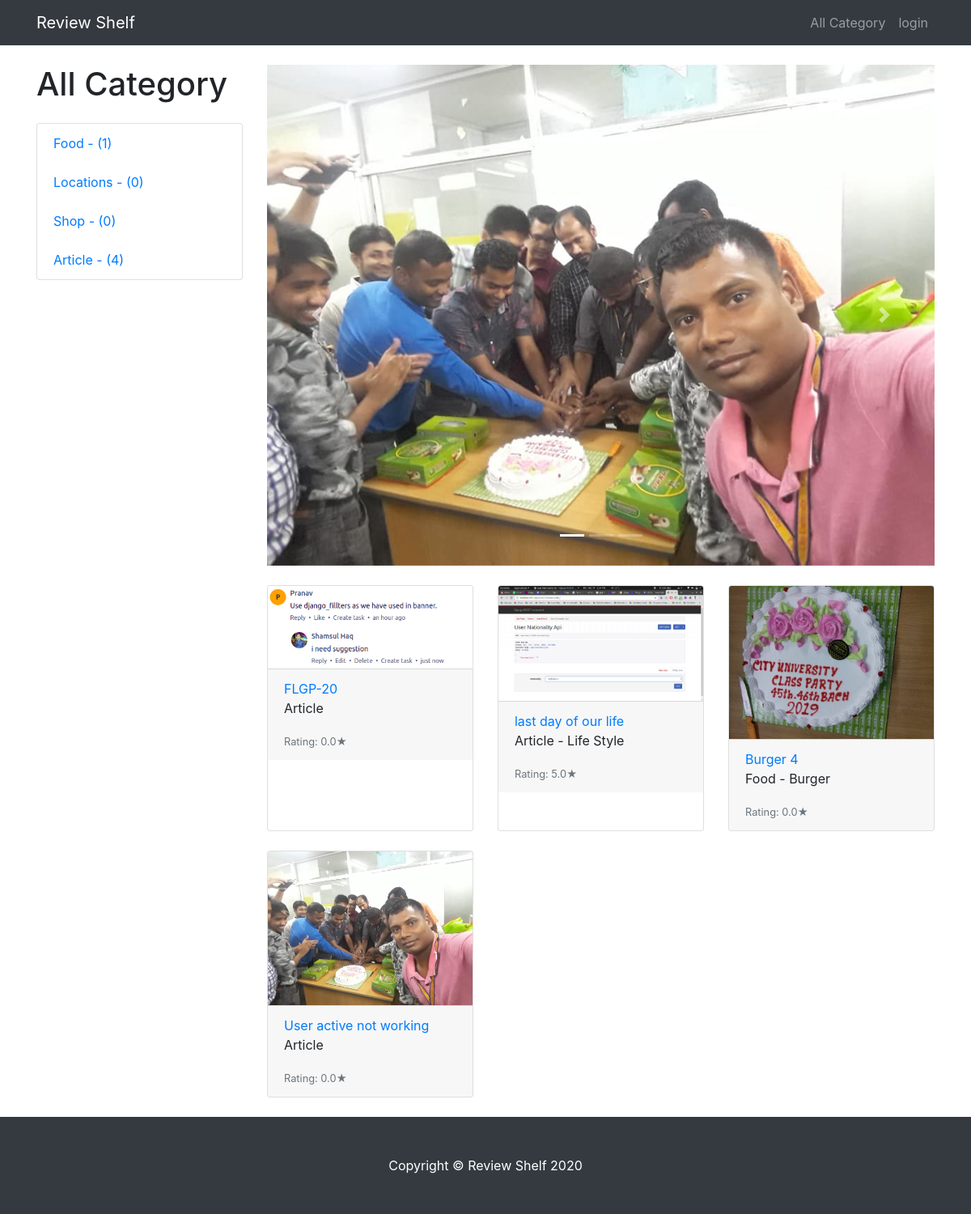
The page / on the database its author committed.
### reviewapp/core/models.py (models this page shows, shortened)
class BaseModel(models.Model):
    created = models.DateTimeField(auto_now_add=True)
    update = models.DateTimeField(auto_now=True)
    class Meta:
        abstract = True

class Category(BaseModel):
    name = models.CharField(max_length=120)
    cover = models.ImageField(upload_to="categories", blank=True, null=True)
    parent_category = models.ForeignKey('self', on_delete=models.CASCADE, blank=True, null=True)
    slug = models.SlugField(blank=True, null=True, unique=True, allow_unicode=True)
    def __str__(self):
        return self.name
    class Meta:
        db_table = "categories"
        verbose_name = "category"
        verbose_name_plural = "categories"

### reviewapp/review/models.py (models this page shows, shortened)
class Item(BaseModel):
    creat_by = models.ForeignKey(User, blank=True, related_name='creator', on_delete=models.DO_NOTHING)
    title = models.CharField(max_length=250, unique=True)
    brand = models.ForeignKey(Brand, related_name='item_brand', blank=True, null=True, on_delete=models.DO_NOTHING)
    category = models.ForeignKey(Category, related_name='item_category', blank=True, on_delete=models.DO_NOTHING)
    sub_category = models.ForeignKey(Category, related_name='item_sub_category', blank=True, null=True,
                                     on_delete=models.DO_NOTHING)
    descriptions = models.TextField(blank=True, null=True)
    price = models.DecimalField(default=0, decimal_places=2, max_digits=9)
    image = models.ImageField(upload_to="review_items", blank=True, null=True)
    review = models.DecimalField(default=0, decimal_places=1, max_digits=2)
    review_count = models.DecimalField(default=0, decimal_places=0, max_digits=9)
    likes = models.DecimalField(max_digits=9, decimal_places=0, default=0)
    status = models.CharField(max_length=10, choices=ItemChoices.choices, default=ItemChoices.PENDING)
    approved_by = models.ForeignKey(User, blank=True, related_name='item_approved_by', null=True,
                                    on_delete=models.SET_NULL)
    reject_reason = models.TextField(blank=True, null=True)
    slug = models.SlugField(blank=True, null=True, unique=True, allow_unicode=True)
    class Meta:
        db_table = "items"
        ordering = ['-created']
    def get_absolute_url(self):
        return reverse("product_details", kwargs={"slug": self.slug})

### reviewshelf/views.py (the view)
# urls.py: path('', Index.as_view(), name='index'),
class Index(ListView):
    template_name = 'index.html'
    model = Item
    def get_context_data(self, *args, **kwargs):
        context = super(Index, self).get_context_data(*args, **kwargs)
        context['category'] = Category.objects.filter(parent_category=None)
        context['sliders'] = Item.objects.filter(status=ItemChoices.APPROVED).order_by('review_count' and 'review')[:3]
        return context
    def get_queryset(self):
        return Item.objects.filter(status=ItemChoices.APPROVED)

### templates/index.html (shortened to what this page needs)
{% extends 'base/base.html' %}
{% block container %}
    <div class="row">
        <div class="col-3">
            <h1 class="my-4 ">All Category</h1>
            <div class="list-group">
                {% for cat in category %}
                    <a href="#" class="list-group-item">{{ cat.name }} - ({{ cat.item_category.count }})</a>
                {% endfor %}
            </div>
        </div>
        <div class="col-9">
            {% include 'base/slider.html' %}
            <div class="row">
                {% for obj in object_list %}
                    <div class="col-lg-4 col-md-6 mb-4">
                        <div class="card h-100">
                            {% if obj.image %}
                                <a href="#"><img class="card-img-top" src="{{ obj.image.url }}" alt=""></a>
                            {% else %}
                                <a href="#"><img class="card-img-top" src="http://placehold.it/700x400" alt=""></a>
                            {% endif %}
                            <div class="card-footer">
                                <a href="{{ obj.get_absolute_url }}">{{ obj.title }}</a>
                                <p>{{ obj.category }} {% if obj.sub_category %} - {{ obj.sub_category }}{% endif %}</p>
                                <small class="text-muted">Rating: {{ obj.review }}&#9733;</small>
                            </div>
                        </div>
                    </div>
                {% endfor %}
            </div>
        </div>
    </div>
{% endblock %}

### templates/base/base.html (shortened to what this page needs)
{% load static %}
<!DOCTYPE html>
<html lang="en">
<head>
    {% include "base/header.html" %}
</head>
<body>
{% include 'base/nav.html' %}
<div class="container">
    {% block container %}
    {% endblock %}
</div>
</body>
<footer>
    {% include "base/footer.html" %}
</footer>
</html>

### templates/base/header.html (shortened to what this page needs)
{% load static %}
<head>
    <link href="{% static 'bootstrap/css/bootstrap.min.css' %}" rel="stylesheet">
    <link href="{% static 'css/shop-homepage.css' %}" rel="stylesheet">
    <link href="//maxcdn.bootstrapcdn.com/bootstrap/4.0.0/css/bootstrap.min.css" rel="stylesheet" id="bootstrap-css">
</head>

### templates/base/nav.html (shortened to what this page needs)
<nav class="navbar navbar-expand-lg navbar-dark bg-dark fixed-top">
    <div class="container">
        <a class="navbar-brand" href="{% url 'index' %}">Review Shelf</a>
        <div class="collapse navbar-collapse" id="navbarResponsive">
            <ul class="navbar-nav ml-auto">
                <li class="nav-item">
                    <a class="nav-link" href="#">All Category</a>
                </li>
                {% if request.user.is_authenticated %}
                    <li class="nav-item">
                        <a class="nav-link" href="{% url 'my_account' %}">My Account</a>
                    </li>
                    <li class="nav-item">
                        <a class="nav-link" href="{% url 'logout' %}">logout</a>
                    </li>
                {% else %}
                    <li class="nav-item">
                        <a class="nav-link" href="{% url 'login' %}">login</a>
                    </li>
                {% endif %}
            </ul>
        </div>
    </div>
</nav>

### templates/base/slider.html (shortened to what this page needs)
<div id="carouselExampleIndicators" class="carousel slide my-4" data-ride="carousel">
    <ol class="carousel-indicators">
        {% for sl in sliders %}
            <li data-target="#carouselExampleIndicators" data-slide-to="{{ sl.pk }}"
                    {% if forloop.first %} class="active" {% endif %}></li>
        {% empty %}
            <li data-target="#carouselExampleIndicators" data-slide-to="0" class="active"></li>
            <li data-target="#carouselExampleIndicators" data-slide-to="1"></li>
            <li data-target="#carouselExampleIndicators" data-slide-to="2"></li>
        {% endfor %}
    </ol>
    <div class="carousel-inner" role="listbox">
        {% for slider in sliders %}
            <div class="carousel-item {% if forloop.first %} active {% endif %}">
                {% if slider.image %}
                    <img class="d-block img-fluid" src="{{ slider.image.url }}" width="900" height="350"
                         alt="{{ slider.title }}">
                {% endif %}
            </div>
        {% endfor %}
    </div>
    <a class="carousel-control-prev" href="#carouselExampleIndicators" role="button" data-slide="prev">
        <span class="carousel-control-prev-icon" aria-hidden="true"></span>
    </a>
    <a class="carousel-control-next" href="#carouselExampleIndicators" role="button" data-slide="next">
        <span class="carousel-control-next-icon" aria-hidden="true"></span>
    </a>
</div>

### templates/base/footer.html (shortened to what this page needs)
{% load static %}
<footer class="py-5 bg-dark">
    <div class="container">
        <p class="m-0 text-center text-white">Copyright &copy; Review Shelf 2020</p>
    </div>
</footer>

### static/css/shop-homepage.css (style rules this page uses)
body { padding-top: 56px; }

### rows shown on the page
Category: name "Food", item_category.count "1"
Category: name "Locations", item_category.count "0"
Category: name "Shop", item_category.count "0"
Category: name "Article", item_category.count "4"
Item: image (picture), title "User active not working", category "Article", review "0.0"
Item: image (picture), title "Burger 4", category "Food", sub_category "Burger", review "0.0"
Item: image (picture), title "FLGP-20", category "Article", review "0.0"
Item: image (picture), title "last day of our life", category "Article", sub_category "Life Style", review "5.0"
